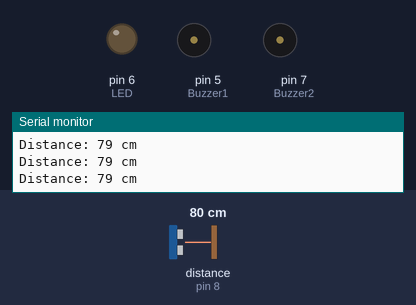
Recording of a sketch running on a simulated Arduino Uno, built with avr-gcc and run on an emulated ATmega328P. On the bench: output pins drawn as LEDs (lit = HIGH), buzzer (waves = sounding, pin HIGH), the last lines printed to the serial monitor. Wiring (inferred from the names in the program): ultrasonic range finder: trigger pin 9; echo pin 8. Inputs (shaded band) come from the test bench; at power-on: distance to the obstacle (sensor on pin 8) 80 cm. The echo pulse lasts 58.3 µs per cm; pins used as bus, display or sensor lines are not drawn.

Above: at 1.2 s.
1.3 s: distance to the obstacle (sensor on pin 8) set to 13 cm
2.8 s: distance to the obstacle (sensor on pin 8) set to 10 cm
At 4.0 s:
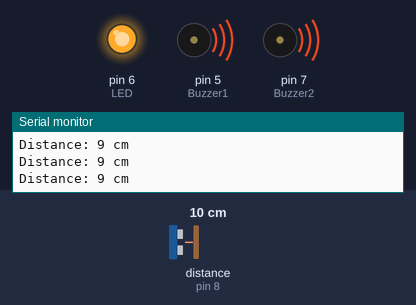
4.3 s: distance to the obstacle (sensor on pin 8) set to 18 cm
At 5.5 s:
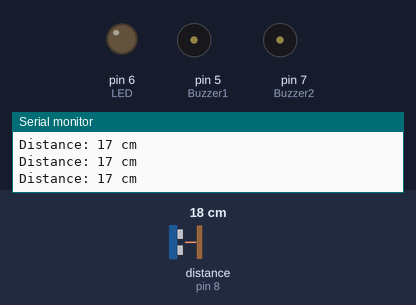
5.8 s: distance to the obstacle (sensor on pin 8) set to 2 cm
At 6.7 s:
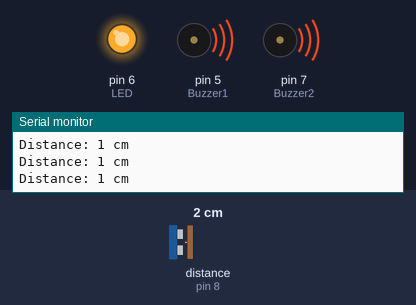
Timing chart, 0 to 8.3 s (numbered marks = the images above; inputs shaded):
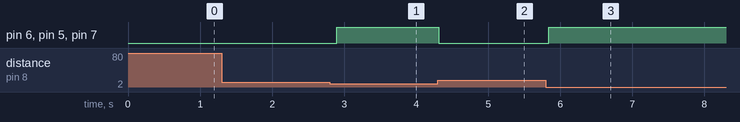

The sketch:

sketch_feb5a.ino
```cpp
#define trigPin  9
#define echoPin 8
#define Buzzer1 5  // Active Buzzer
#define Buzzer2 7  // Passive Buzzer
#define LED 6

void setup() {
  Serial.begin(9600);
  pinMode(trigPin, OUTPUT);
  pinMode(echoPin, INPUT);
  pinMode(Buzzer1, OUTPUT);
  pinMode(Buzzer2, OUTPUT);
  pinMode(LED, OUTPUT);
}

void loop() {
  long duration, distance;

  // Trigger the ultrasonic sensor
  digitalWrite(trigPin, LOW);
  delayMicroseconds(2);
  digitalWrite(trigPin, HIGH);
  delayMicroseconds(10);
  digitalWrite(trigPin, LOW);

  // Read the echo signal
  duration = pulseIn(echoPin, HIGH);
  distance = (duration / 2) / 29.1; // Convert to cm

  Serial.print("Distance: ");
  Serial.print(distance);
  Serial.println(" cm");

  // If an object is detected within 10 cm, turn on both buzzers and LED
  if (distance > 0 && distance <= 10) {
    digitalWrite(Buzzer1, HIGH);
    digitalWrite(Buzzer2, HIGH);
    digitalWrite(LED, HIGH);
  } else {
    digitalWrite(Buzzer1, LOW);
    digitalWrite(Buzzer2, LOW);
    digitalWrite(LED, LOW);
  }

  delay(100); // Short delay for stability
}
```

Measured:
- the behaviour switches between 12 and 11 cm on distance to the obstacle (sensor on pin 8) (found by bisection; images 0 and 1)
- after the input at 2.8 s, pin 6 (LED), pin 5 (Buzzer1), pin 7 (Buzzer2): LOW → HIGH after 0.10 s
- after the input at 4.3 s, pin 6 (LED), pin 5 (Buzzer1), pin 7 (Buzzer2): HIGH → LOW at once
- after the input at 5.8 s, pin 6 (LED), pin 5 (Buzzer1), pin 7 (Buzzer2): LOW → HIGH at once
